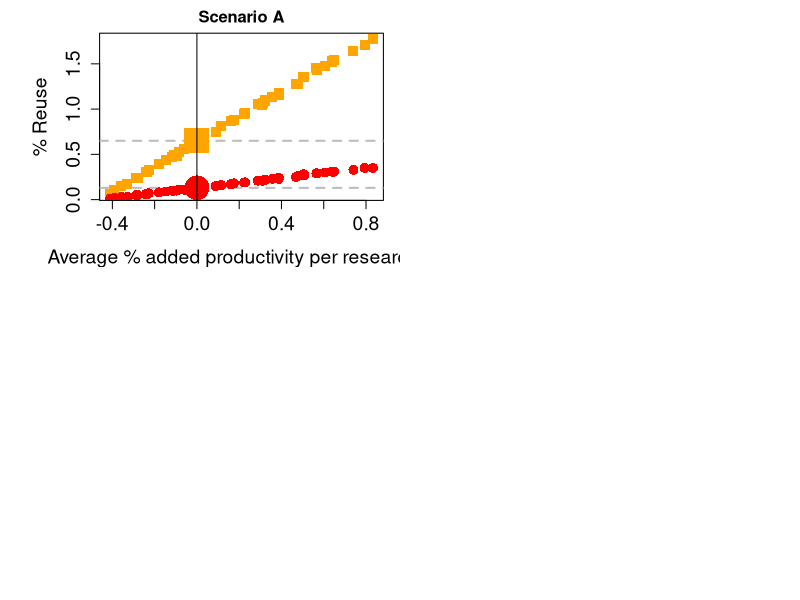

This chart was generated by the following R code: (Note: this script raises an error after producing the figure.)
###################################################################################################
### Script from the manuscript "The time efficiency gain in sharing and reuse of research data" ###
### by Tessa Pronk,  Utrecht University Library, KWR watercycle research institute              ###
###                                                                                             ###
### A game theoretical model to assess the reuse needed to break even in terms of               ###         ###
### time efficiency in a community with time costs for research data sharing.                   ###
###                                                                                             ###
### Specifically, this script produces Figure 1 in the manuscript.                              ###
### Via this script also numbers can be generated                                               ###
### for Table 2 and Figure 2 (see 'res_matrix' below)                                           ###
### Written by Tessa Pronk                                                                      ###
###                                                                                             ###
### Version after revisions required Data Science Journal, Januari 2019                         ###
###################################################################################################

# set parameter values
Y_tot_res <- 10000    # number of researchers in the research community 
t_a<-47/365             # time to write a paper
t_d<-73/365 
qx<-0.1               # decay rate of datasets
Y_ns<-50              # this is the proportion not sharing researchers

# Below a function {} is defined to run the simulation for different scenarios
# This function needs to be run once every R session 
# and can be called after that with different parameters without running it again.

# It needs as parameters 
# t_c (days invested in sharing) 
# t_r (days invested for reuse)
# Y_ns (percentage of non-sharing researchers) 
# correction (a correction factor to align the plot to show the break-even point)
# plotmainlabel (the name of the scenario as label for the plot)

#######################################################
# Define the function 
#######################################################

#t_c=1
#t_r=1
#Y_ns=50
#correction=150
#plotmainlabel="Scenario A"

function_break_even <- function (t_c,t_r,Y_ns,correction,plotmainlabel)  {

Y_s <- 100-Y_ns           # this is the proportion sharing researchers 
probab <-c(Y_ns,Y_s)
t_c <- t_c / 365            # time cost associated with sharing a dataset
t_r <- t_r / 365            # time to 'get to know' a dataset for reuse

ii<-1                   # initialisation for the loop 
steps<-50#200              # intitalisation for the loop

# make a matrix to hold results of the function
res_matrix <- matrix(,steps,7)

# This correction is needed so the plots are within the correct range 
# where the break-even point is visible. 
correct <- correction

f <- 0.000000000001 / correct        # probability of finding an appropriate external dataset

for (ii in 1:steps) {  
  
f <- f + 0.0000004 / correct

# steady state calculation of pool of available datasets X
Ys<-(probab[2]/100)*Y_tot_res # total sharing researchers
T1 <- t_a + t_c + t_d
T2 <- t_a + t_c + t_r 
X<-(-(qx*T1-Ys*f)+sqrt((qx*T1-Ys*f)^2-4*(qx*f*T2)*-Ys))/(2*(qx*f*T2)) # the common pool of datasets; 'resource'.

# Personalize the publication rate per researcher to a exponental distribution, based on no cost benefit (t_a+t_d for one publication).
  Pr<-rexp(Y_tot_res,rate=t_a+t_d)                           # papers per researcher
  Tr<-1/Pr                                                   # publication rate per researcher
  share_rate<-sample(c(0,1),Y_tot_res,replace=TRUE,probab)   # 0= no sharing 1= sharing
  Er<- Pr                                          # citations to produced publications per researcher
  
  Rlist<-data.frame(Pr,Tr,Er,share_rate)                     # Researcherslist with metrics for all reasearchers
  
  chance_appr_set<-lapply(Pr,rbinom,1,(1-(1/(1+(f*X)))))     # the chance of finding an appropriate set for any publication
  
  Rlist$use_opp<-sapply(chance_appr_set, sum)                 # per researcher publications with a reused dataset
  summary(Rlist)
  
# Costs or benefits per researcher:
  Rlist$benefits<- round(t_d*(Rlist$use_opp/Rlist$Pr),3)     # per researcher saved time by reused datasets
  Rlist$reusecost<-round(t_r*(Rlist$use_opp/Rlist$Pr),3)     # per researcher used time to process datasets for reuse
  Rlist$cost<-round(t_c*Rlist$share_rate,3)                  # per researcher cost 
  Rlist$time<-round((t_a+t_d-Rlist$benefits+Rlist$cost+Rlist$reusecost)*(Tr/(t_a+t_d)),3)        # ta+td and costs and benefits. Normalize for speed researcher (Tr to t_a+t_d).
  Rlist$Publ<-round(1/Rlist$time,3)                                                              # publications, with costs benefits from reuse and sharing
  Rlist$impact<-round((Rlist$Publ),3) # impact with costs benefits from reuse and sharing
  
  head(Rlist)
  sum(Rlist$use_opp)/sum(Rlist$Publ)                         
  
    res_matrix[ii,1]<-round(X,0)
    res_matrix[ii,2]<-sum(Rlist$use_opp)
    res_matrix[ii,3]<-round((sum(Rlist$use_opp)/sum(Rlist$Publ))*100,2) # reuse publications per year 
    res_matrix[ii,4]<-round((sum(Rlist$use_opp)/X)*100,2) # reuse datasets per year
    res_matrix[ii,5]<-sum(Rlist$impact-Rlist$Er)/Y_tot_res
    res_matrix[ii,6]<-f
    res_matrix[ii,7]<-((sum(Rlist$impact-Rlist$Er)/Y_tot_res)/mean(Rlist$impact))*100
}

colnames(res_matrix)<-c("totalPool","reuse","%reuse/publ","%reuse/pool","av.imp/res","f_param","%impactincr")

f_approx<-res_matrix[which(abs(res_matrix[,5])==min(abs(res_matrix[,5]))),6]
publperc_approx<-as.numeric(res_matrix[which(abs(res_matrix[,5])==min(abs(res_matrix[,5]))),3])
dataperc_approx<-as.numeric(res_matrix[which(abs(res_matrix[,5])==min(abs(res_matrix[,5]))),4])

perc5_prod <-as.numeric(res_matrix[which(abs(res_matrix[,5])==min(abs(res_matrix[,5]))),7])


plot(res_matrix[,7],res_matrix[,3],pch=15,main=plotmainlabel,cex.axis=1.4,cex.lab=1.4,
     col="orange",xlab="Average % added productivity per researcher",ylab="% Reuse")
 abline(h=publperc_approx,col="grey",lty=2,lwd=2)
       abline (h=dataperc_approx, col="grey",lty=2, lwd=2)
points(res_matrix[,7],res_matrix[,3],pch=15,col="orange",cex=1.6)
points(res_matrix[,7],res_matrix[,4],pch=16,col="red",cex=1.6)
points(0,dataperc_approx,col="red",cex=4,pch=16)
points(0,publperc_approx,col="orange",cex=4,pch=15)
abline(v=0)

res_ma_tibb <- as_tibble(res_matrix)

res_ma_tibb <- res_ma_tibb %>% 
  gather(`%reuse/pool`, `%reuse/publ`, key = "form", value = "percent")

print(ggplot(data = res_ma_tibb, mapping = aes(`%impactincr`, percent)) + 
        geom_point(aes(color = form)) +
        geom_smooth(aes(color = form), se = FALSE) +
        labs(title = "Efficacy benefits in reusage of datasets", subtitle = plotmainlabel, x = "% added productivity", y = "% reusage"))

assign('Rate_List', Rlist, globalenv())
assign('Results Matrix', res_matrix, globalenv())

if (plotmainlabel=="Scenario A"){
legend(-0.4,200/correct,cex=1.6,legend=c("Publication", "Dataset pool"),pch=c(15,16),col=c("orange","red")) 
} # end of if statement

# From the below matrix 'res_matrix' can be read (in approximation because of stochastic results):
# The value for the f parameter at 0 % impactincrease (break-even point)
# The value for the f parameter at 5 % impactincrease 
# The % reuse publications needed at that point
# The % reused datasets needed at that point

#res_matrix

} # end of function

#######################################################################
# Run the function for different parameters 
#######################################################################

# Set the plot window
windows(20,12)
par(mfrow = c(2,2),mar = c(6, 6, 2, 1))

# TcTr 15,15: correct = 6.5, Tc15Tr1: correct is 9 Tc1Tr15: correct is 125 Tc1Tr1: correct is 150
# the correction numbers were obtained by trial and error.
# Here are the simulations to run Figure 1:

function_break_even(t_c=1,t_r=1,Y_ns=50,correction=150,plotmainlabel="Scenario A")
function_break_even(t_c=1,t_r=15,Y_ns=50,correction=125,plotmainlabel="Scenario B")
function_break_even(t_c=15,t_r=1,Y_ns=50,correction=9,plotmainlabel="Scenario C")
function_break_even(t_c=15,t_r=15,Y_ns=50,correction=6.5,plotmainlabel="Scenario D")

#######################################################################
# End of script
#######################################################################

